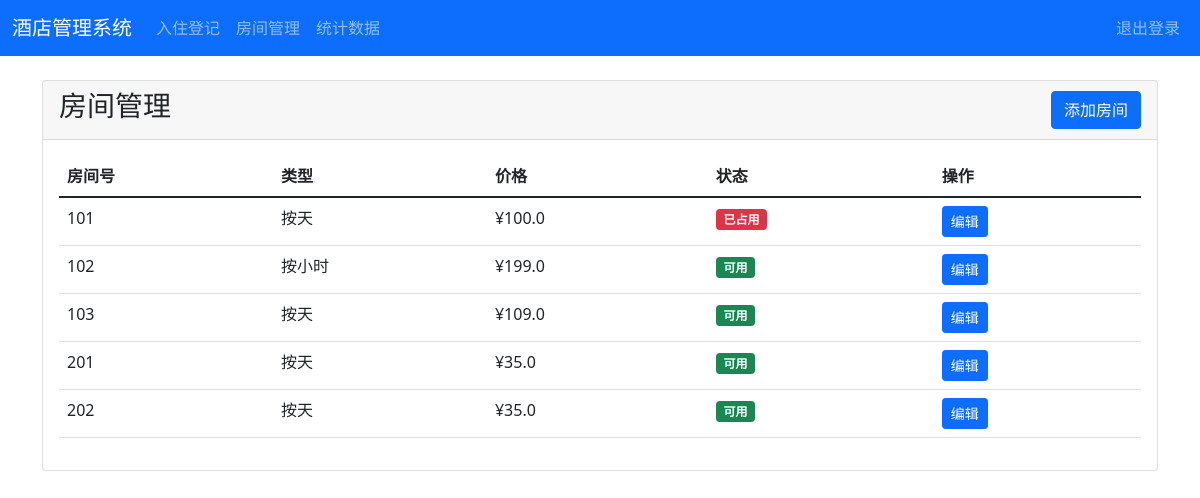
Page /rooms (signed in) on the committed database.
### tables this page shows
CREATE TABLE rooms (
            room_id INTEGER PRIMARY KEY,
            room_number TEXT UNIQUE,
            room_type TEXT,
            price REAL,
            status TEXT DEFAULT 'available'
        );

### app/routes/rooms.py (the view)
@rooms_bp.route('/rooms', methods=['GET'])
def rooms_page():
    db = DatabaseManager()
    try:
        rooms = db.get_all_rooms()
        return render_template('room_manage.html', rooms=rooms)
    finally:
        db.close()

### database/db_manager.py (called while the page is built)
    def connect(self):
        self.conn = sqlite3.connect(self.db_name)
        self.cursor = self.conn.cursor()

    def close(self):
        if self.conn:
            self.conn.close()

    def get_all_rooms(self):
        self.cursor.execute('''
        SELECT room_number, room_type, price, status
        FROM rooms
        ORDER BY room_number
        ''')
        columns = [desc[0] for desc in self.cursor.description]
        return [dict(zip(columns, row)) for row in self.cursor.fetchall()]

### app/templates/room_manage.html (shortened to what this page needs)
{% extends "base.html" %}
{% block content %}
<div class="card">
    <div class="card-header d-flex justify-content-between align-items-center">
        <h3>房间管理</h3>
        <button class="btn btn-primary" onclick="showAddRoom()">添加房间</button>
    </div>
    <div class="card-body">
        <div class="table-responsive">
            <table class="table">
                <thead>
                    <tr>
                        <th>房间号</th>
                        <th>类型</th>
                        <th>价格</th>
                        <th>状态</th>
                        <th>操作</th>
                    </tr>
                </thead>
                <tbody>
                    {% for room in rooms %}
                    <tr>
                        <td>{{ room.room_number }}</td>
                        <td>{{ '按天' if room.room_type == 'daily' else '按小时' }}</td>
                        <td>¥{{ room.price }}</td>
                        <td>
                            <span class="badge {{ 'bg-success' if room.status == 'available' else 'bg-danger' }}">
                                {{ '可用' if room.status == 'available' else '已占用' }}
                            </span>
                        </td>
                        <td>
                            <button class="btn btn-sm btn-primary" onclick="editRoom('{{ room.room_number }}')">编辑</button>
                        </td>
                    </tr>
                    {% endfor %}
                </tbody>
            </table>
        </div>
    </div>
</div>
{% endblock %}

### app/templates/base.html (shortened to what this page needs)
<!DOCTYPE html>
<html lang="zh">
<head>
    <link href="https://cdn.bootcdn.net/ajax/libs/bootstrap/5.1.3/css/bootstrap.min.css" rel="stylesheet">
</head>
<body>
    <nav class="navbar navbar-expand-lg navbar-dark bg-primary">
        <div class="container-fluid">
            <a class="navbar-brand" href="/">酒店管理系统</a>
            <div class="collapse navbar-collapse" id="navbarNav">
                <ul class="navbar-nav">
                    <li class="nav-item">
                        <a class="nav-link" href="/check-in">入住登记</a>
                    </li>
                    <li class="nav-item">
                        <a class="nav-link" href="/rooms">房间管理</a>
                    </li>
                    <li class="nav-item">
                        <a class="nav-link" href="/statistics">统计数据</a>
                    </li>
                </ul>
                <ul class="navbar-nav ms-auto">
                    <li class="nav-item">
                        <a class="nav-link" href="/logout">退出登录</a>
                    </li>
                </ul>
            </div>
        </div>
    </nav>
    <div class="container mt-4">
        {% block content %}{% endblock %}
    </div>
</body>
</html>

### rows in the picture
rooms: room_number "101", room_type "按天", price "100.0", status "已占用"
rooms: room_number "102", room_type "按小时", price "199.0", status "可用"
rooms: room_number "103", room_type "按天", price "109.0", status "可用"
rooms: room_number "201", room_type "按天", price "35.0", status "可用"
rooms: room_number "202", room_type "按天", price "35.0", status "可用"
